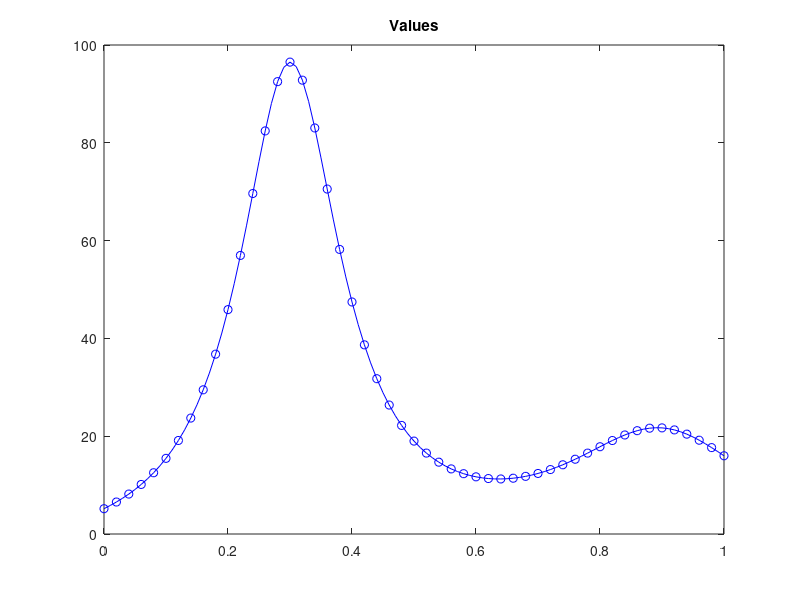
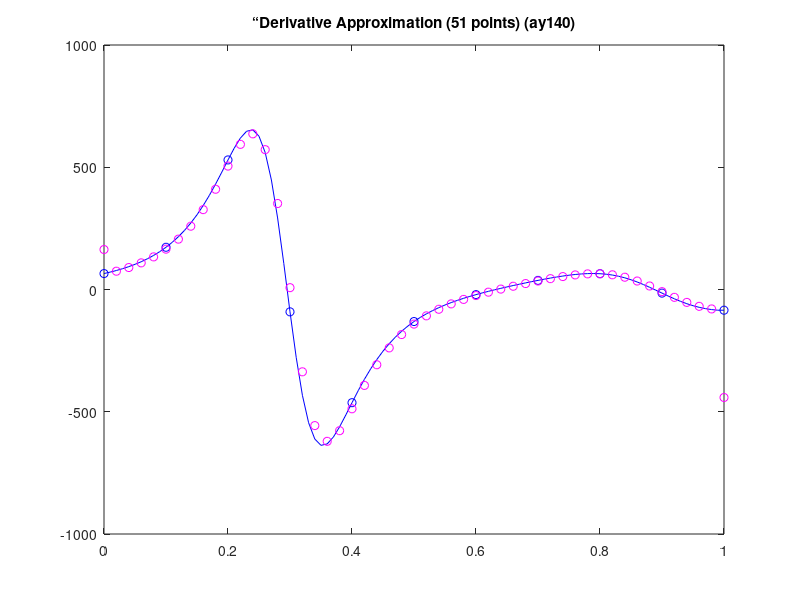

Write MATLAB code to recreate these figures, in order.
tc = linspace(0, 1, 101);
xc = humps(tc);
deltatc = tc(2)-tc(1);
td = linspace(0, 1, 51);
xd = humps(td);
deltatd = td(2)-td(1);

hd = [1 0 -1]/(2*deltatd);
% calculate the derivative using the conv function
yd = conv(xd, hd, 'same'); 


figure(1); clf
plot(tc, xc, 'b-')
hold on
plot(td, xd, 'bo')
hold off
title('Values')

figure(2); clf
twopointdiff = diff(xc)/deltatc;
twopointdiff(end+1)=twopointdiff(end);
plot(tc, twopointdiff, 'b-')
hold on
plot(tc(1:10:end), twopointdiff(1:10:end), 'bo')
plot(td, yd, 'mo')
hold off
title('“Derivative Approximation (51 points) (ay140)')